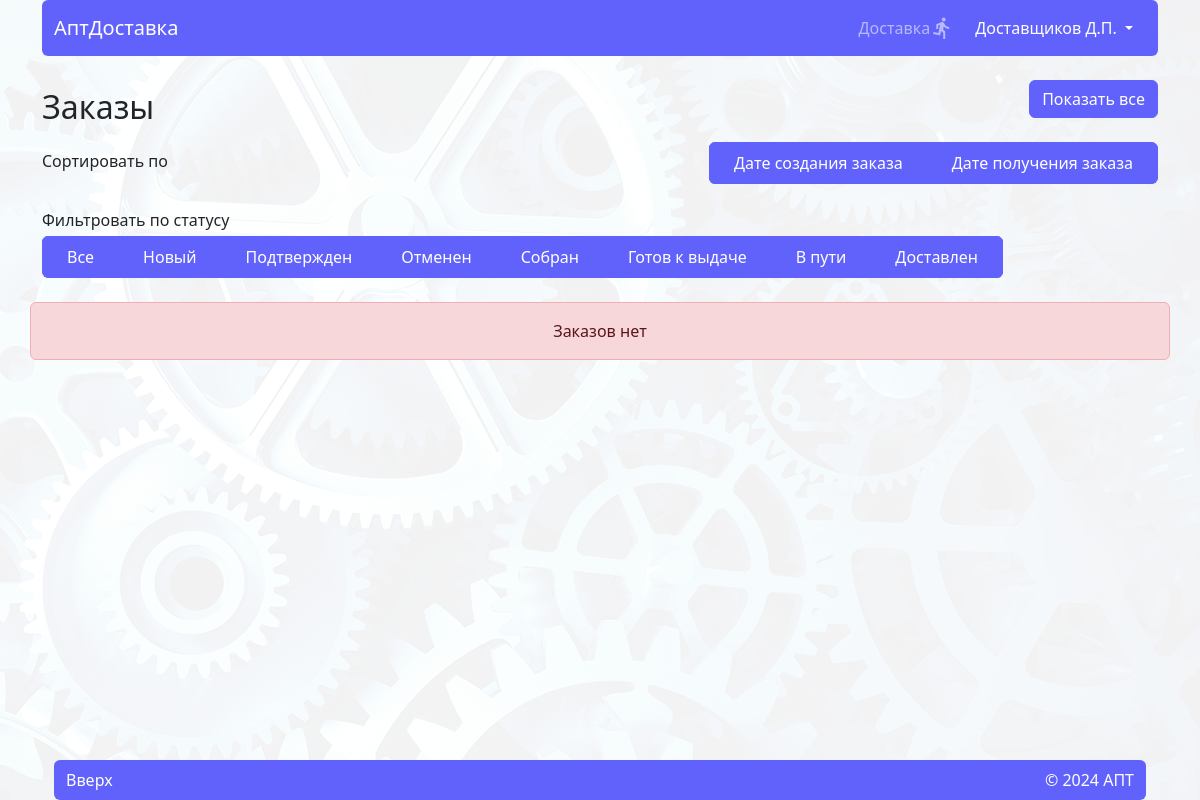
The app's page /order (signed in), older data.
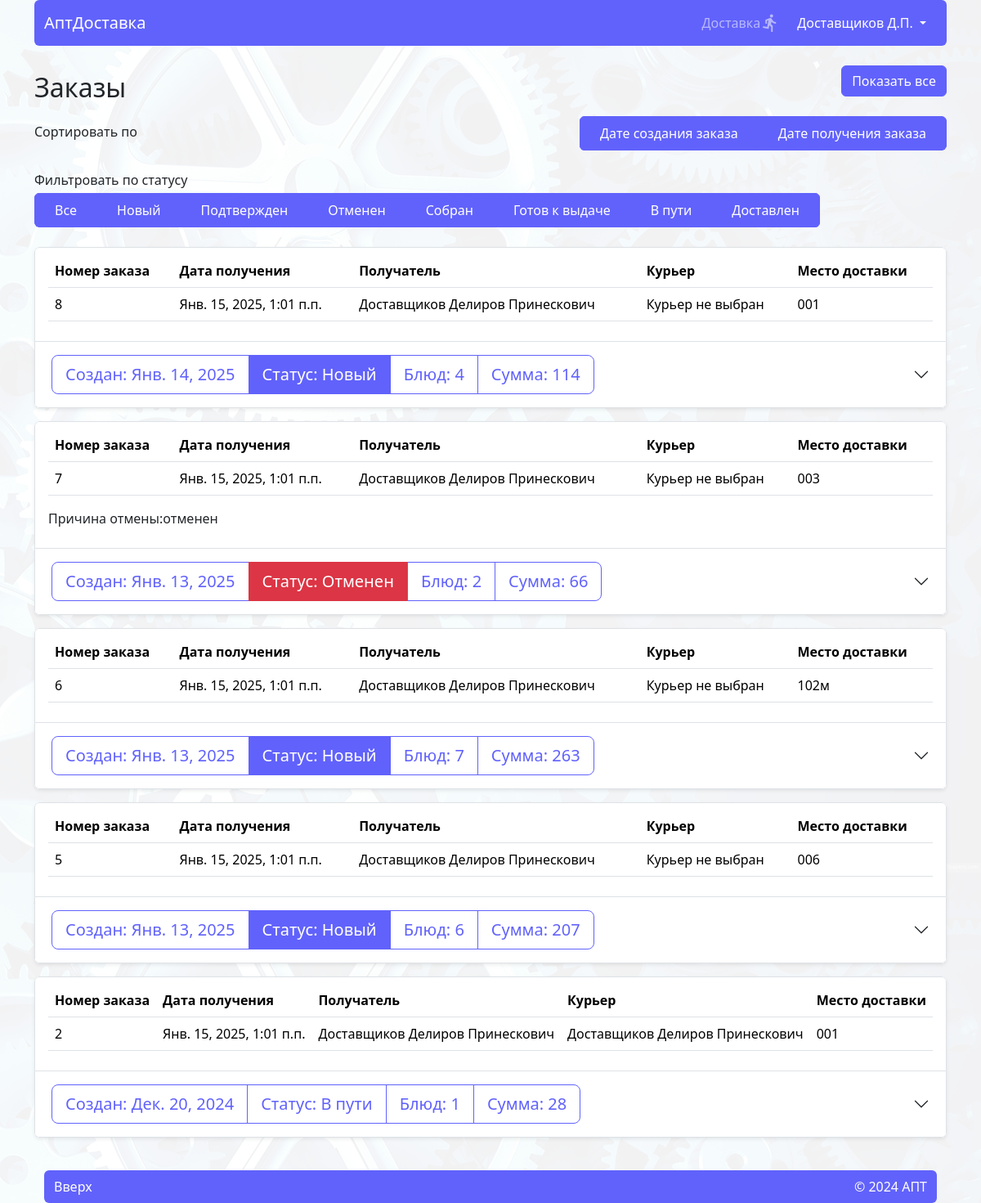
The same page, newer data.
### order/models.py (models this page shows, shortened)
class Status(models.Model):
    name = models.CharField(max_length=30)
    class Meta:
        verbose_name = 'Статус'
        verbose_name_plural = 'Статусы'
    def __str__(self):
        return self.name

class Order(models.Model):
    user = models.ForeignKey(User, on_delete=models.CASCADE, verbose_name='Пользователь', limit_choices_to=Q(is_superuser=False) & Q(is_staff=False) & Q(groups__isnull=True),)
    date_create = models.DateTimeField(verbose_name='Дата заказа', auto_now_add=True)
    order_date = models.DateTimeField(default=get_default_created_at, verbose_name='Дата и время получения заказа'
    )
    status = models.ForeignKey('Status', on_delete=models.CASCADE, verbose_name='Статус', default=1)
    result = models.CharField(max_length=50, verbose_name='Причина отказа', blank=True, null=True)
    cab = models.ForeignKey(Cabinet, on_delete=models.CASCADE, verbose_name='Кабинет', default=1)
    deliver = models.ForeignKey(
        User,
        on_delete=models.SET_NULL,
        related_name='courier_orders',
        blank=True,
        null=True,
        limit_choices_to={'groups__name': 'deliver'},
        verbose_name="Курьер"
    )
    @property
    def total_amount(self):
        total = 0
        for item in self.ordermeal_set.all():  # ordermeal_set - обратный related_name
            total += item.meal.price * item.amount
        return total
    total_amount.fget.short_description = 'Сумма заказа'
    @property
    def amount(self):
        return OrderMeal.objects.filter(order=self.pk).aggregate(Sum('amount'))['amount__sum']
    amount.fget.short_description = 'Количество'
    @property
    def meals(self):
        return OrderMeal.objects.filter(order=self.pk)
    class Meta:
        verbose_name = 'Заказ'
        verbose_name_plural = 'Заказы'

class OrderMeal(models.Model):
    order = models.ForeignKey(Order, on_delete=models.CASCADE, verbose_name="Заказ")
    meal = models.ForeignKey(Meal, on_delete=models.CASCADE, verbose_name="Блюдо")
    amount = models.IntegerField(verbose_name='Количество товаров')
    class Meta:
        verbose_name = 'Заказ блюд'
        verbose_name_plural = 'Заказы блюд'
    @property
    def total_price(self):
        return self.meal.price * self.amount

### log_reg/models.py (models this page shows)
class User(AbstractUser):
    username = models.CharField('Логин', max_length=150, unique=True,
                                help_text="Обязательное поле. Только латиница, цифры и тире.",
                                validators=[LoginValidator()],
                                error_messages={"unique": _("Пользователь с таким именем уже существует"), })
    first_name = models.CharField(_("first name"), max_length=150, validators=[NameValidator()])
    last_name = models.CharField(_("last name"), max_length=150, validators=[NameValidator()])
    patronymic = models.CharField('Отчество', max_length=150, blank=True, validators=[NameValidator()])
    def __str__(self):
        return "%s %s %s" % (self.last_name, self.first_name, self.patronymic, )

### cart/models.py (models this page shows)
class Cabinet(models.Model):
    num = models.CharField(max_length=10, verbose_name="Номер")
    name = models.CharField(max_length=100, verbose_name="Название")
    def __str__(self):
        return self.num
    class Meta:
        verbose_name = 'Кабинет'
        verbose_name_plural = 'Кабинеты'

### home/models.py (models this page shows, shortened)
class Meal(models.Model):
    name = models.CharField(max_length=150, verbose_name="Название")
    price = models.IntegerField(verbose_name="Цена")
    out = models.CharField(max_length=10, verbose_name="Выход")
    image = models.ImageField(upload_to='images', verbose_name="Изображение")
    category = models.ForeignKey(Category, default=None, on_delete=models.CASCADE,
                                 verbose_name="Категория", related_name='meals')
    quantity = models.IntegerField(default=3, verbose_name="Количество")
    class Meta:
        verbose_name = 'Блюдо'
        verbose_name_plural = 'Блюда'

### order/views.py (the view)
# urls.py: path('', include('order.urls')),
@login_required
def order(request, order='-date_create', filter=0):
    context = {}
    context['order'] = order
    context['filter'] = filter
    context['statuses'] = Status.objects.all()
    context['cart_count'] = Cart.objects.filter(user=request.user).count()
    orders = Order.objects.all().filter(user=request.user).order_by(order)
    if filter:
        orders = orders.filter(status__id=filter)
    context['orders'] = orders
    return render(request, 'order/index.html', context)

### home/templates/order/index.html (shortened to what this page needs)
{% extends 'home/base.html' %}
{% load static %}
{% block body %}
<div class="d-flex justify-content-between flex-wrap align-items-center">
    <h2 class=" ps-0  px-3 py-2">Заказы</h2>
    <div class="d-flex justify-content-end z-1">
        <button class="view_all btn btn-primary position-fixed " style="top:80px;">Показать все</button>
    </div>
</div>
<div class="d-flex flex-wrap align-items-center justify-content-between  z-1 rounded-2 overflow-hidden     mb-4"
     style="top: 80px;">
    <div class="mb-1">Сортировать по</div>
    <div class="btn-group overflow-x-auto dragscroll flex-row ">
        <a href="{% url 'order' order='-date_create' filter=filter %}"
           class="btn btn-primary rounded-0 d-flex px-4 align-items-center justify-content-center px-4 py-2">
            Дате создания заказа
        </a>
        <a href="{% url 'order' order='-order_date' filter=filter %}"
           class="btn btn-primary rounded-0 d-flex px-4 align-items-center justify-content-center px-4 py-2">
            Дате получения заказа
        </a>
    </div>
</div>
<div class="d-flex flex-wrap align-items-center justify-content-between  z-1 rounded-2 overflow-hidden     mb-4"
     style="top: 80px;">
    <div class="mb-1">Фильтровать по статусу</div>
    <div  class="btn-group overflow-x-auto dragscroll flex-row ">
        <a href="{% url 'order' %}"
           class="btn btn-primary rounded-0 d-flex px-4 align-items-center justify-content-center px-4 py-2">
            Все
        </a>
        {% for status in statuses %}
        <a href="{% url 'order' order=order filter=status.id %}"
           class="btn btn-primary rounded-0 d-flex px-4 align-items-center justify-content-center px-4 py-2 {% if status.id == filter %}disabled{% endif %}">
            {{ status.name }}
        </a>
        {% endfor %}
    </div>
</div>
{% include 'order/elements/order_item.html'%}
{% endblock %}

### home/templates/order/elements/order_item.html (shortened to what this page needs)
{% load humanize %}
<div class="accordion row">
    {% for order in orders%}
    <div>
        <div class="bg-white rounded-2 overflow-hidden shadow-sm mb-3">
            <div class="border rounded-top px-3 py-2">
                {% if request.user.groups.all.0.name == "deliver" %}
                <table class="table fs-6">
                    <thead>
                    <tr>
                        <th scope="col">Номер заказа</th>
                        <th scope="col">Дата получения</th>
                        <th scope="col">Получатель</th>
                        <th scope="col">Курьер</th>
                        <th scope="col">Место доставки</th>
                    </tr>
                    </thead>
                    <tbody>
                    <tr>
                        <td>{{ order.id}}</td>
                        <td>{{order.order_date}}</td>
                        <td>{{order.user}}</td>
                        {% if order.deliver %}
                        <td>{{order.deliver}}</td>
                        {% else %}
                        <td>Курьер не выбран</td>
                        {% endif %}
                        <td>{{order.cab}}</td>
                    </tr>
                    </tbody>
                </table>
                {% else %}
                <div class="d-flex justify-content-between flex-wrap align-items-center">
                    <p class="fs-3 "><span>Заказ</span> №
                                {{ order.id }} на {{ order.order_date }}</p>
                    <p class="fs-3">{{order.cab}}</p>
                </div>
                {% endif%}
                {% if order.result %}
                <p>
                    Причина отмены:{{order.result}}
                </p>
                {% endif %}
            </div>
            <div class="accordion-item ">
                <h2 class="accordion-header">
                    <button class="accordion-button collapsed" type="button" data-bs-toggle="collapse"
                            data-bs-target="#order_{{ order.id }}" aria-expanded="false"
                            aria-controls="order_{{ order.id }}">
                        <div class="order_view btn-group order_info btn-group-lg  bg-white"
                             data-id="{{ order.id }}">
                            <div class="btn btn-outline-primary">
                                <span>Создан: </span>{{ order.date_create|naturalday}}
                            </div>
                            <div class="btn
                            {% if order.status.id  == 1%} btn-primary
                            {% elif order.status.id == 2 or order.status.id == 7 or order.status.id == 5 %}btn-success
                            {%elif order.status.id == 3%}btn-danger
                            {% else %}btn-outline-primary{%endif%}">
                                Статус: <span data-id="{{order.id}}"> {{ order.status }} </span>
                            </div>
                            <div class="btn btn-outline-primary">
                                <span>Блюд:</span>
                                {{ order.amount }}
                            </div>
                            <div class="btn btn-outline-primary">
                                <span>Сумма:</span>
                                {{ order.total_amount }}
                            </div>
                        </div>
                    </button>
                </h2>
            </div>
        </div>
    </div>
    {% empty %}
    {% include 'home/elements/danger.html' with text='Заказов нет'%}
    {% endfor %}
</div>

Row changes from the older to the newer data that the page shows:
now on this page (row edited): Order: id "8", order_date "Янв. 15, 2025, 1:01 п.п.", user "Доставщиков Делиров Принескович", shows "Курьер не выбран", cab "001", date_create "Янв. 14, 2025", status "Новый", amount "4", total_amount "114"
now on this page (row edited): Order: id "7", order_date "Янв. 15, 2025, 1:01 п.п.", user "Доставщиков Делиров Принескович", shows "Курьер не выбран", cab "003", result "отменен", date_create "Янв. 13, 2025", status "Отменен", amount "2", total_amount "66"
now on this page (row edited): Order: id "6", order_date "Янв. 15, 2025, 1:01 п.п.", user "Доставщиков Делиров Принескович", shows "Курьер не выбран", cab "102м", date_create "Янв. 13, 2025", status "Новый", amount "7", total_amount "263"
now on this page (row edited): Order: id "5", order_date "Янв. 15, 2025, 1:01 п.п.", user "Доставщиков Делиров Принескович", shows "Курьер не выбран", cab "006", date_create "Янв. 13, 2025", status "Новый", amount "6", total_amount "207"
now on this page (row edited): Order: id "2", order_date "Янв. 15, 2025, 1:01 п.п.", user "Доставщиков Делиров Принескович", deliver "Доставщиков Делиров Принескович", cab "001", date_create "Дек. 20, 2024", status "В пути", amount "1", total_amount "28"
Text that changed along with them:
{{ text }}: "Заказов нет" → (not shown)
